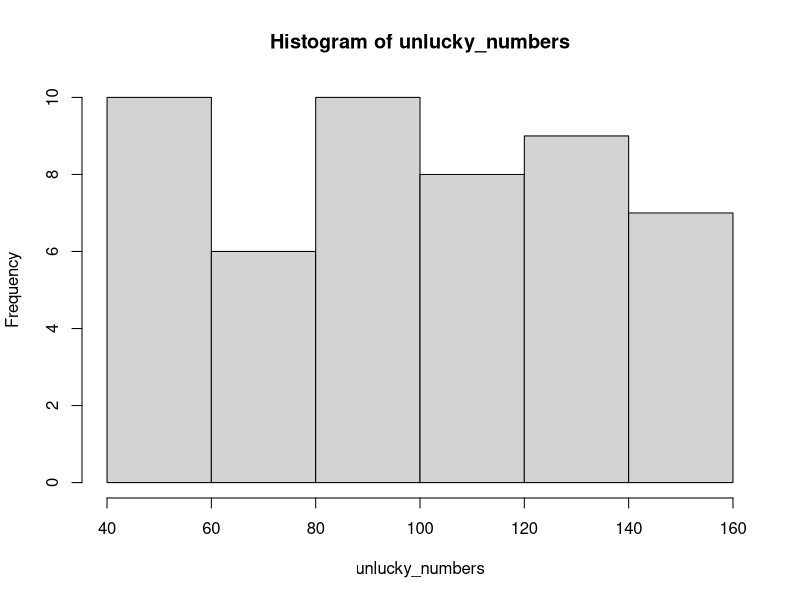
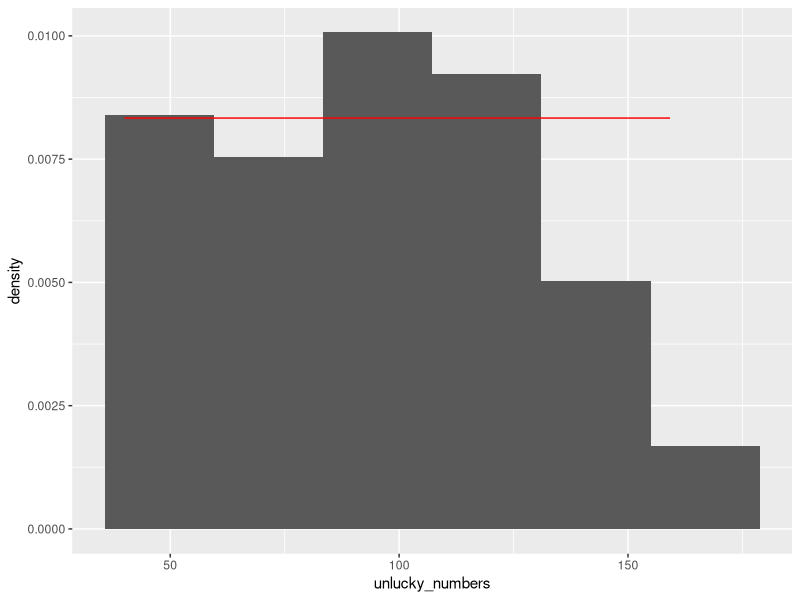
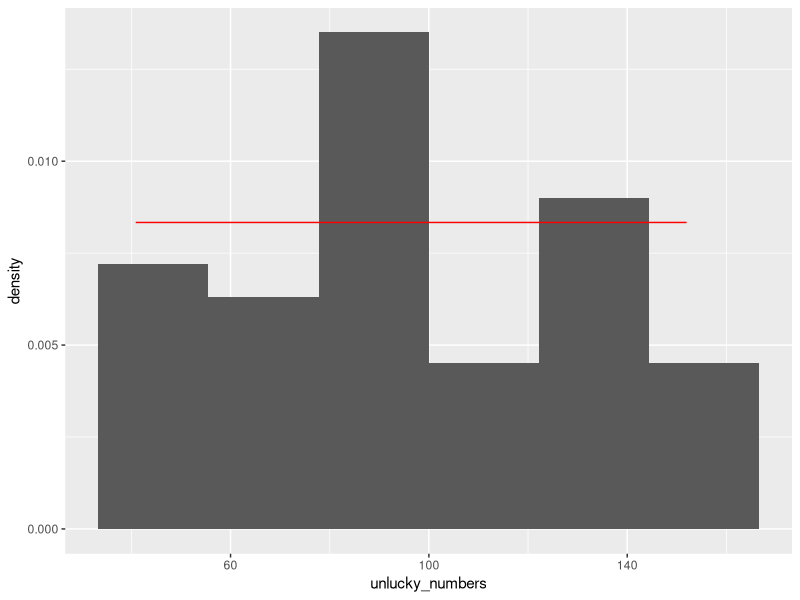
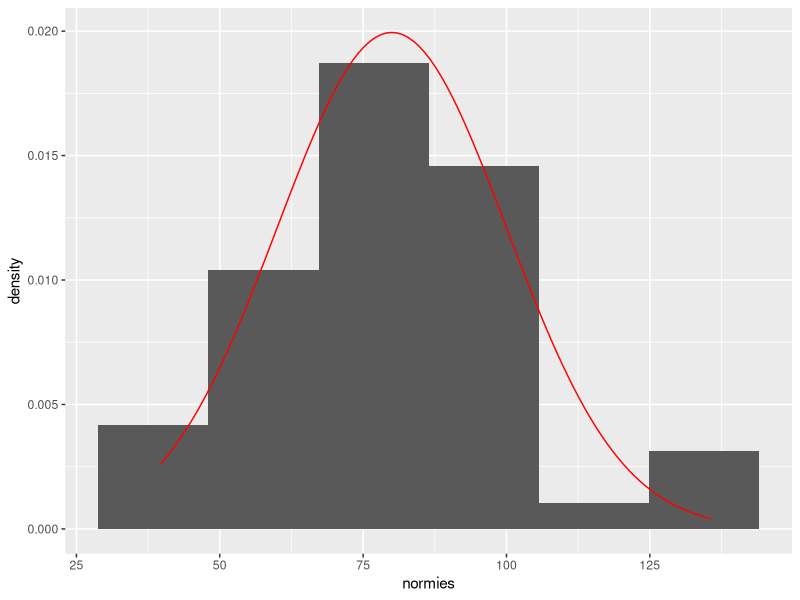
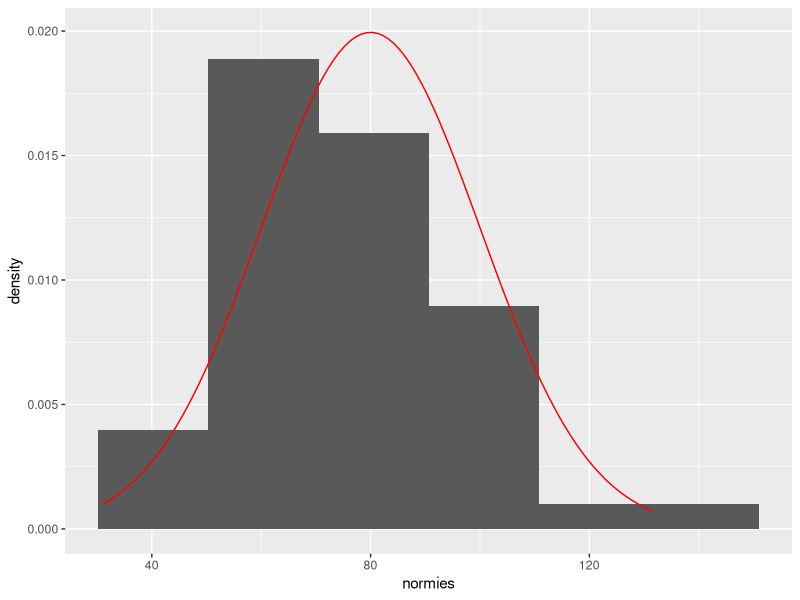
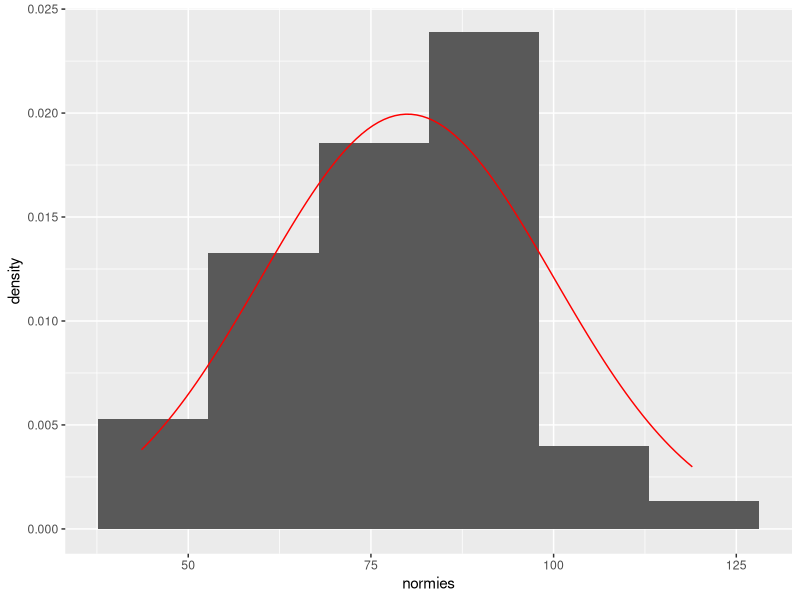

Write the R code that produced these figures, in order. (Note: this script raises an error after producing the figures.)
## ---- chunk 1
knitr::opts_chunk$set(echo = TRUE)
## ---- chunk 2
this_is_so_random = runif(n=1)
this_is_so_random
## ---- chunk 3
unlucky_numbers = runif(n=50)
unlucky_numbers
## ---- chunk 4
unlucky_numbers = (unlucky_numbers * (160-40)) + 40
unlucky_numbers
## ---- chunk 5
hist(unlucky_numbers)
## ---- chunk 6
random_df <- as.data.frame(unlucky_numbers)

library(ggplot2)

ggplot(random_df, aes(x=unlucky_numbers)) +
  geom_histogram(aes(y = after_stat(density)), bins = 6) +
  stat_function(
                fun = dunif, 
                args = list(min = 40, max = 160),
                col = 'red')
## ---- chunk 7
low_bound <- 40
upp_bound <- 160

# 50 db U(0,1) eloszlású szám generálása
unlucky_numbers <- runif(n=50)

# U(40,160)-á transzformálás kvantilis függvénnyel
unlucky_numbers <- qunif(unlucky_numbers, min = low_bound, max = upp_bound)

# Eredmény ellenőrzése hisztogramon
random_df <- as.data.frame(unlucky_numbers)
ggplot(random_df, aes(x=unlucky_numbers)) +
  geom_histogram(aes(y = after_stat(density)), bins = 6) +
  stat_function(
                fun = dunif, 
                args = list(min = 40, max = 160),
                col = 'red')
## ---- chunk 8
mu <- 80
sigma <- 20

# 50 db U(0,1) eloszlású szám generálása
unlucky_numbers <- runif(n=50)

# N(80,20)-á transzformálás kvantilis függvénnyel
normies <- qnorm(unlucky_numbers, mean = mu, sd = sigma)

# Eredmény ellenőrzése hisztogramon
norm_df <- as.data.frame(normies)
ggplot(norm_df, aes(x=normies)) +
  geom_histogram(aes(y = after_stat(density)), bins = 6) +
  stat_function(
                fun = dnorm, 
                args = list(mean = mu, sd = sigma),
                col = 'red')
## ---- chunk 9
mu <- 80
sigma <- 20

# 50 db U(0,1) eloszlású szám generálása
normies <- rnorm(n = 50, mean = mu, sd = sigma)

# Eredmény ellenőrzése hisztogramon
norm_df <- as.data.frame(normies)
ggplot(norm_df, aes(x=normies)) +
  geom_histogram(aes(y = after_stat(density)), bins = 6) +
  stat_function(
                fun = dnorm, 
                args = list(mean = mu, sd = sigma),
                col = 'red')
## ---- chunk 10
mu <- 80
sigma <- 20

# 50 db U(0,1) eloszlású szám generálása
set.seed(1992)
normies <- rnorm(n = 50, mean = mu, sd = sigma)

# Eredmény ellenőrzése hisztogramon
norm_df <- as.data.frame(normies)
ggplot(norm_df, aes(x=normies)) +
  geom_histogram(aes(y = after_stat(density)), bins = 6) +
  stat_function(
                fun = dnorm, 
                args = list(mean = mu, sd = sigma),
                col = 'red')
## ---- chunk 11
# N(80,20) minta generálása
mu <- 80
sigma <- 20

set.seed(1992)
normies <- rnorm(n = 50, mean = mu, sd = sigma)
  
# Exp(0.0125) minta generálása
lam <- 0.0125

set.seed(1992)
expies <- rexp(n = 50, rate = lam)

# U(40, 160) minta generálása
low_bound <- 40
upp_bound <- 160

set.seed(1992)
unis <- runif(n = 50, min = low_bound, max = upp_bound)

# Eredmények összefűzése data frame-be
all_in_one <- data.frame(normies=normies,
                         expies=expies,
                         unis=unis)
str(all_in_one)
## ---- chunk 12
hist(all_in_one)
